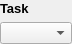
<?xml version="1.0" encoding="UTF-8"?>
<ui version="4.0">
 <class>OSTaskView</class>
 <widget class="QWidget" name="OSTaskView">
  <property name="geometry">
   <rect>
    <x>0</x>
    <y>0</y>
    <width>72</width>
    <height>44</height>
   </rect>
  </property>
  <property name="windowTitle">
   <string>Form</string>
  </property>
  <layout class="QVBoxLayout" name="verticalLayout">
   <property name="leftMargin">
    <number>0</number>
   </property>
   <property name="topMargin">
    <number>0</number>
   </property>
   <property name="rightMargin">
    <number>0</number>
   </property>
   <property name="bottomMargin">
    <number>0</number>
   </property>
   <item>
    <widget class="QLabel" name="titleLabel">
     <property name="sizePolicy">
      <sizepolicy hsizetype="Maximum" vsizetype="Preferred">
       <horstretch>0</horstretch>
       <verstretch>0</verstretch>
      </sizepolicy>
     </property>
     <property name="font">
      <font>
       <pointsize>10</pointsize>
       <weight>75</weight>
       <bold>true</bold>
      </font>
     </property>
     <property name="text">
      <string>Task</string>
     </property>
    </widget>
   </item>
   <item>
    <widget class="QComboBox" name="addTaskComboBox"/>
   </item>
  </layout>
 </widget>
 <resources/>
 <connections>
  <connection>
   <sender>addTaskComboBox</sender>
   <signal>currentIndexChanged(int)</signal>
   <receiver>OSTaskView</receiver>
   <slot>addTask(int)</slot>
   <hints>
    <hint type="sourcelabel">
     <x>223</x>
     <y>34</y>
    </hint>
    <hint type="destinationlabel">
     <x>303</x>
     <y>5</y>
    </hint>
   </hints>
  </connection>
 </connections>
 <slots>
  <slot>addTask(int)</slot>
 </slots>
</ui>
